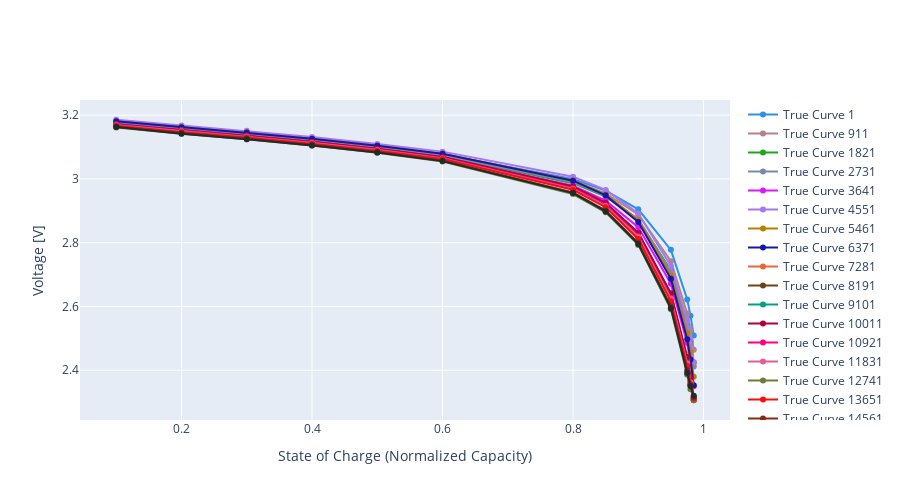

The code cell stored with this chart in its notebook:
### Code cell
skip = 70
print(REFERENCE_DISCHARGE_CAPACITIES)
pallete = plotly.colors.qualitative.Dark24*(len(datasets["X_train"])//batch_size)

fig = go.Figure()
for i in range(0, len(datasets["X_train"]), batch_size * skip):
    df_true = pd.DataFrame(datasets["y_test"][i : i + batch_size][:, 0, 0])
    fig.add_trace(
        go.Scatter(
            x=REFERENCE_DISCHARGE_CAPACITIES[window_length:-nf_steps],
            y=df_true[0].values*(VOLTAGE_MAX - VOLTAGE_MIN) + VOLTAGE_MIN,
            showlegend=True,
            mode="lines+markers",
            name = f"True Curve {i+1}",
            line_color=pallete[i//skip]
        )
    )

fig.update_yaxes(title="Voltage [V]")
fig.update_xaxes(title="State of Charge (Normalized Capacity)")
fig.update_layout(height=500)

### Figure 1 — Plotly figure (JSON) as saved in the notebook; plotly's stock layout.template omitted (floating-point values rounded to 4 significant figures)
{"data": [{"line": {"color": "#2E91E5"}, "mode": "lines+markers", "name": "True Curve 1", "showlegend": true, "type": "scatter", "x": [0.1, 0.2, 0.3, 0.4, 0.5, 0.6, 0.8, 0.85, 0.9, 0.95, 0.975, 0.98, 0.985, 0.99], "y": [3.175, 3.157, 3.141, 3.122, 3.101, 3.077, 3.0, 2.963, 2.905, 2.777, 2.622, 2.571, 2.509]}, {"line": {"color": "#B2828D"}, "mode": "lines+markers", "name": "True Curve 911", "showlegend": true, "type": "scatter", "x": [0.1, 0.2, 0.3, 0.4, 0.5, 0.6, 0.8, 0.85, 0.9, 0.95, 0.975, 0.98, 0.985, 0.99], "y": [3.177, 3.159, 3.142, 3.123, 3.1, 3.075, 2.993, 2.954, 2.889, 2.742, 2.578, 2.527, 2.464]}, {"line": {"color": "#1CA71C"}, "mode": "lines+markers", "name": "True Curve 1821", "showlegend": true, "type": "scatter", "x": [0.1, 0.2, 0.3, 0.4, 0.5, 0.6, 0.8, 0.85, 0.9, 0.95, 0.975, 0.98, 0.985, 0.99], "y": [3.174, 3.156, 3.14, 3.12, 3.097, 3.072, 2.987, 2.945, 2.872, 2.713, 2.543, 2.49, 2.424]}, {"line": {"color": "#778AAE"}, "mode": "lines+markers", "name": "True Curve 2731", "showlegend": true, "type": "scatter", "x": [0.1, 0.2, 0.3, 0.4, 0.5, 0.6, 0.8, 0.85, 0.9, 0.95, 0.975, 0.98, 0.985, 0.99], "y": [3.177, 3.158, 3.142, 3.122, 3.1, 3.074, 2.99, 2.948, 2.873, 2.708, 2.535, 2.481, 2.412]}, {"line": {"color": "#DA16FF"}, "mode": "lines+markers", "name": "True Curve 3641", "showlegend": true, "type": "scatter", "x": [0.1, 0.2, 0.3, 0.4, 0.5, 0.6, 0.8, 0.85, 0.9, 0.95, 0.975, 0.98, 0.985, 0.99], "y": [3.172, 3.154, 3.137, 3.117, 3.094, 3.068, 2.978, 2.932, 2.849, 2.672, 2.485, 2.425, 2.35]}, {"line": {"color": "#A777F1"}, "mode": "lines+markers", "name": "True Curve 4551", "showlegend": true, "type": "scatter", "x": [0.1, 0.2, 0.3, 0.4, 0.5, 0.6, 0.8, 0.85, 0.9, 0.95, 0.975, 0.98, 0.985, 0.99], "y": [3.186, 3.167, 3.151, 3.132, 3.11, 3.086, 3.007, 2.966, 2.891, 2.727, 2.553, 2.497, 2.425]}, {"line": {"color": "#B68100"}, "mode": "lines+markers", "name": "True Curve 5461", "showlegend": true, "type": "scatter", "x": [0.1, 0.2, 0.3, 0.4, 0.5, 0.6, 0.8, 0.85, 0.9, 0.95, 0.975, 0.98, 0.985, 0.99], "y": [3.181, 3.162, 3.146, 3.126, 3.104, 3.079, 2.996, 2.951, 2.871, 2.698, 2.516, 2.456, 2.38]}, {"line": {"color": "#1616A7"}, "mode": "lines+markers", "name": "True Curve 6371", "showlegend": true, "type": "scatter", "x": [0.1, 0.2, 0.3, 0.4, 0.5, 0.6, 0.8, 0.85, 0.9, 0.95, 0.975, 0.98, 0.985, 0.99], "y": [3.181, 3.162, 3.145, 3.126, 3.104, 3.079, 2.994, 2.948, 2.865, 2.687, 2.497, 2.434, 2.353]}, {"line": {"color": "#EB663B"}, "mode": "lines+markers", "name": "True Curve 7281", "showlegend": true, "type": "scatter", "x": [0.1, 0.2, 0.3, 0.4, 0.5, 0.6, 0.8, 0.85, 0.9, 0.95, 0.975, 0.98, 0.985, 0.99], "y": [3.17, 3.151, 3.135, 3.115, 3.092, 3.066, 2.972, 2.921, 2.829, 2.638, 2.435, 2.371, 2.31]}, {"line": {"color": "#6C4516"}, "mode": "lines+markers", "name": "True Curve 8191", "showlegend": true, "type": "scatter", "x": [0.1, 0.2, 0.3, 0.4, 0.5, 0.6, 0.8, 0.85, 0.9, 0.95, 0.975, 0.98, 0.985, 0.99], "y": [3.17, 3.152, 3.135, 3.116, 3.093, 3.067, 2.974, 2.922, 2.829, 2.637, 2.433, 2.368, 2.308]}, {"line": {"color": "#00A08B"}, "mode": "lines+markers", "name": "True Curve 9101", "showlegend": true, "type": "scatter", "x": [0.1, 0.2, 0.3, 0.4, 0.5, 0.6, 0.8, 0.85, 0.9, 0.95, 0.975, 0.98, 0.985, 0.99], "y": [3.171, 3.153, 3.135, 3.116, 3.093, 3.067, 2.973, 2.921, 2.826, 2.633, 2.427, 2.363, 2.306]}, {"line": {"color": "#AF0038"}, "mode": "lines+markers", "name": "True Curve 10011", "showlegend": true, "type": "scatter", "x": [0.1, 0.2, 0.3, 0.4, 0.5, 0.6, 0.8, 0.85, 0.9, 0.95, 0.975, 0.98, 0.985, 0.99], "y": [3.172, 3.153, 3.136, 3.117, 3.094, 3.069, 2.976, 2.925, 2.831, 2.641, 2.441, 2.377, 2.316]}, {"line": {"color": "#FC0080"}, "mode": "lines+markers", "name": "True Curve 10921", "showlegend": true, "type": "scatter", "x": [0.1, 0.2, 0.3, 0.4, 0.5, 0.6, 0.8, 0.85, 0.9, 0.95, 0.975, 0.98, 0.985, 0.99], "y": [3.169, 3.151, 3.134, 3.114, 3.092, 3.066, 2.971, 2.918, 2.821, 2.626, 2.42, 2.359, 2.306]}, {"line": {"color": "#E15F99"}, "mode": "lines+markers", "name": "True Curve 11831", "showlegend": true, "type": "scatter", "x": [0.1, 0.2, 0.3, 0.4, 0.5, 0.6, 0.8, 0.85, 0.9, 0.95, 0.975, 0.98, 0.985, 0.99], "y": [3.168, 3.149, 3.132, 3.113, 3.091, 3.064, 2.969, 2.915, 2.818, 2.624, 2.421, 2.361, 2.311]}, {"line": {"color": "#6C7C32"}, "mode": "lines+markers", "name": "True Curve 12741", "showlegend": true, "type": "scatter", "x": [0.1, 0.2, 0.3, 0.4, 0.5, 0.6, 0.8, 0.85, 0.9, 0.95, 0.975, 0.98, 0.985, 0.99], "y": [3.161, 3.142, 3.125, 3.105, 3.082, 3.054, 2.953, 2.895, 2.793, 2.591, 2.385, 2.34, 2.306]}, {"line": {"color": "#FB0D0D"}, "mode": "lines+markers", "name": "True Curve 13651", "showlegend": true, "type": "scatter", "x": [0.1, 0.2, 0.3, 0.4, 0.5, 0.6, 0.8, 0.85, 0.9, 0.95, 0.975, 0.98, 0.985, 0.99], "y": [3.167, 3.147, 3.13, 3.111, 3.088, 3.062, 2.966, 2.911, 2.812, 2.616, 2.413, 2.356, 2.311]}, {"line": {"color": "#862A16"}, "mode": "lines+markers", "name": "True Curve 14561", "showlegend": true, "type": "scatter", "x": [0.1, 0.2, 0.3, 0.4, 0.5, 0.6, 0.8, 0.85, 0.9, 0.95, 0.975, 0.98, 0.985, 0.99], "y": [3.164, 3.144, 3.126, 3.107, 3.084, 3.058, 2.958, 2.901, 2.799, 2.601, 2.399, 2.351, 2.315]}, {"line": {"color": "#222A2A"}, "mode": "lines+markers", "name": "True Curve 15471", "showlegend": true, "type": "scatter", "x": [0.1, 0.2, 0.3, 0.4, 0.5, 0.6, 0.8, 0.85, 0.9, 0.95, 0.975, 0.98, 0.985, 0.99], "y": [3.163, 3.142, 3.124, 3.105, 3.083, 3.056, 2.956, 2.898, 2.796, 2.595, 2.392, 2.35, 2.32]}, {"line": {"color": "#620042"}, "mode": "lines+markers", "name": "True Curve 16381", "showlegend": true, "type": "scatter", "x": [0.1, 0.2, 0.3, 0.4, 0.5, 0.6, 0.8, 0.85, 0.9, 0.95, 0.975, 0.98, 0.985, 0.99], "y": []}, {"line": {"color": "#750D86"}, "mode": "lines+markers", "name": "True Curve 17291", "showlegend": true, "type": "scatter", "x": [0.1, 0.2, 0.3, 0.4, 0.5, 0.6, 0.8, 0.85, 0.9, 0.95, 0.975, 0.98, 0.985, 0.99], "y": []}, {"line": {"color": "#DA60CA"}, "mode": "lines+markers", "name": "True Curve 18201", "showlegend": true, "type": "scatter", "x": [0.1, 0.2, 0.3, 0.4, 0.5, 0.6, 0.8, 0.85, 0.9, 0.95, 0.975, 0.98, 0.985, 0.99], "y": []}, {"line": {"color": "#511CFB"}, "mode": "lines+markers", "name": "True Curve 19111", "showlegend": true, "type": "scatter", "x": [0.1, 0.2, 0.3, 0.4, 0.5, 0.6, 0.8, 0.85, 0.9, 0.95, 0.975, 0.98, 0.985, 0.99], "y": []}, {"line": {"color": "#0D2A63"}, "mode": "lines+markers", "name": "True Curve 20021", "showlegend": true, "type": "scatter", "x": [0.1, 0.2, 0.3, 0.4, 0.5, 0.6, 0.8, 0.85, 0.9, 0.95, 0.975, 0.98, 0.985, 0.99], "y": []}, {"line": {"color": "#FB00D1"}, "mode": "lines+markers", "name": "True Curve 20931", "showlegend": true, "type": "scatter", "x": [0.1, 0.2, 0.3, 0.4, 0.5, 0.6, 0.8, 0.85, 0.9, 0.95, 0.975, 0.98, 0.985, 0.99], "y": []}, {"line": {"color": "#2E91E5"}, "mode": "lines+markers", "name": "True Curve 21841", "showlegend": true, "type": "scatter", "x": [0.1, 0.2, 0.3, 0.4, 0.5, 0.6, 0.8, 0.85, 0.9, 0.95, 0.975, 0.98, 0.985, 0.99], "y": []}, {"line": {"color": "#B2828D"}, "mode": "lines+markers", "name": "True Curve 22751", "showlegend": true, "type": "scatter", "x": [0.1, 0.2, 0.3, 0.4, 0.5, 0.6, 0.8, 0.85, 0.9, 0.95, 0.975, 0.98, 0.985, 0.99], "y": []}, {"line": {"color": "#1CA71C"}, "mode": "lines+markers", "name": "True Curve 23661", "showlegend": true, "type": "scatter", "x": [0.1, 0.2, 0.3, 0.4, 0.5, 0.6, 0.8, 0.85, 0.9, 0.95, 0.975, 0.98, 0.985, 0.99], "y": []}, {"line": {"color": "#778AAE"}, "mode": "lines+markers", "name": "True Curve 24571", "showlegend": true, "type": "scatter", "x": [0.1, 0.2, 0.3, 0.4, 0.5, 0.6, 0.8, 0.85, 0.9, 0.95, 0.975, 0.98, 0.985, 0.99], "y": []}, {"line": {"color": "#DA16FF"}, "mode": "lines+markers", "name": "True Curve 25481", "showlegend": true, "type": "scatter", "x": [0.1, 0.2, 0.3, 0.4, 0.5, 0.6, 0.8, 0.85, 0.9, 0.95, 0.975, 0.98, 0.985, 0.99], "y": []}, {"line": {"color": "#A777F1"}, "mode": "lines+markers", "name": "True Curve 26391", "showlegend": true, "type": "scatter", "x": [0.1, 0.2, 0.3, 0.4, 0.5, 0.6, 0.8, 0.85, 0.9, 0.95, 0.975, 0.98, 0.985, 0.99], "y": []}, {"line": {"color": "#B68100"}, "mode": "lines+markers", "name": "True Curve 27301", "showlegend": true, "type": "scatter", "x": [0.1, 0.2, 0.3, 0.4, 0.5, 0.6, 0.8, 0.85, 0.9, 0.95, 0.975, 0.98, 0.985, 0.99], "y": []}, {"line": {"color": "#1616A7"}, "mode": "lines+markers", "name": "True Curve 28211", "showlegend": true, "type": "scatter", "x": [0.1, 0.2, 0.3, 0.4, 0.5, 0.6, 0.8, 0.85, 0.9, 0.95, 0.975, 0.98, 0.985, 0.99], "y": []}, {"line": {"color": "#EB663B"}, "mode": "lines+markers", "name": "True Curve 29121", "showlegend": true, "type": "scatter", "x": [0.1, 0.2, 0.3, 0.4, 0.5, 0.6, 0.8, 0.85, 0.9, 0.95, 0.975, 0.98, 0.985, 0.99], "y": []}, {"line": {"color": "#6C4516"}, "mode": "lines+markers", "name": "True Curve 30031", "showlegend": true, "type": "scatter", "x": [0.1, 0.2, 0.3, 0.4, 0.5, 0.6, 0.8, 0.85, 0.9, 0.95, 0.975, 0.98, 0.985, 0.99], "y": []}, {"line": {"color": "#00A08B"}, "mode": "lines+markers", "name": "True Curve 30941", "showlegend": true, "type": "scatter", "x": [0.1, 0.2, 0.3, 0.4, 0.5, 0.6, 0.8, 0.85, 0.9, 0.95, 0.975, 0.98, 0.985, 0.99], "y": []}, {"line": {"color": "#AF0038"}, "mode": "lines+markers", "name": "True Curve 31851", "showlegend": true, "type": "scatter", "x": [0.1, 0.2, 0.3, 0.4, 0.5, 0.6, 0.8, 0.85, 0.9, 0.95, 0.975, 0.98, 0.985, 0.99], "y": []}, {"line": {"color": "#FC0080"}, "mode": "lines+markers", "name": "True Curve 32761", "showlegend": true, "type": "scatter", "x": [0.1, 0.2, 0.3, 0.4, 0.5, 0.6, 0.8, 0.85, 0.9, 0.95, 0.975, 0.98, 0.985, 0.99], "y": []}, {"line": {"color": "#E15F99"}, "mode": "lines+markers", "name": "True Curve 33671", "showlegend": true, "type": "scatter", "x": [0.1, 0.2, 0.3, 0.4, 0.5, 0.6, 0.8, 0.85, 0.9, 0.95, 0.975, 0.98, 0.985, 0.99], "y": []}, {"line": {"color": "#6C7C32"}, "mode": "lines+markers", "name": "True Curve 34581", "showlegend": true, "type": "scatter", "x": [0.1, 0.2, 0.3, 0.4, 0.5, 0.6, 0.8, 0.85, 0.9, 0.95, 0.975, 0.98, 0.985, 0.99], "y": []}, {"line": {"color": "#FB0D0D"}, "mode": "lines+markers", "name": "True Curve 35491", "showlegend": true, "type": "scatter", "x": [0.1, 0.2, 0.3, 0.4, 0.5, 0.6, 0.8, 0.85, 0.9, 0.95, 0.975, 0.98, 0.985, 0.99], "y": []}, {"line": {"color": "#862A16"}, "mode": "lines+markers", "name": "True Curve 36401", "showlegend": true, "type": "scatter", "x": [0.1, 0.2, 0.3, 0.4, 0.5, 0.6, 0.8, 0.85, 0.9, 0.95, 0.975, 0.98, 0.985, 0.99], "y": []}, {"line": {"color": "#222A2A"}, "mode": "lines+markers", "name": "True Curve 37311", "showlegend": true, "type": "scatter", "x": [0.1, 0.2, 0.3, 0.4, 0.5, 0.6, 0.8, 0.85, 0.9, 0.95, 0.975, 0.98, 0.985, 0.99], "y": []}, {"line": {"color": "#620042"}, "mode": "lines+markers", "name": "True Curve 38221", "showlegend": true, "type": "scatter", "x": [0.1, 0.2, 0.3, 0.4, 0.5, 0.6, 0.8, 0.85, 0.9, 0.95, 0.975, 0.98, 0.985, 0.99], "y": []}, {"line": {"color": "#750D86"}, "mode": "lines+markers", "name": "True Curve 39131", "showlegend": true, "type": "scatter", "x": [0.1, 0.2, 0.3, 0.4, 0.5, 0.6, 0.8, 0.85, 0.9, 0.95, 0.975, 0.98, 0.985, 0.99], "y": []}, {"line": {"color": "#DA60CA"}, "mode": "lines+markers", "name": "True Curve 40041", "showlegend": true, "type": "scatter", "x": [0.1, 0.2, 0.3, 0.4, 0.5, 0.6, 0.8, 0.85, 0.9, 0.95, 0.975, 0.98, 0.985, 0.99], "y": []}, {"line": {"color": "#511CFB"}, "mode": "lines+markers", "name": "True Curve 40951", "showlegend": true, "type": "scatter", "x": [0.1, 0.2, 0.3, 0.4, 0.5, 0.6, 0.8, 0.85, 0.9, 0.95, 0.975, 0.98, 0.985, 0.99], "y": []}, {"line": {"color": "#0D2A63"}, "mode": "lines+markers", "name": "True Curve 41861", "showlegend": true, "type": "scatter", "x": [0.1, 0.2, 0.3, 0.4, 0.5, 0.6, 0.8, 0.85, 0.9, 0.95, 0.975, 0.98, 0.985, 0.99], "y": []}, {"line": {"color": "#FB00D1"}, "mode": "lines+markers", "name": "True Curve 42771", "showlegend": true, "type": "scatter", "x": [0.1, 0.2, 0.3, 0.4, 0.5, 0.6, 0.8, 0.85, 0.9, 0.95, 0.975, 0.98, 0.985, 0.99], "y": []}, {"line": {"color": "#2E91E5"}, "mode": "lines+markers", "name": "True Curve 43681", "showlegend": true, "type": "scatter", "x": [0.1, 0.2, 0.3, 0.4, 0.5, 0.6, 0.8, 0.85, 0.9, 0.95, 0.975, 0.98, 0.985, 0.99], "y": []}, {"line": {"color": "#B2828D"}, "mode": "lines+markers", "name": "True Curve 44591", "showlegend": true, "type": "scatter", "x": [0.1, 0.2, 0.3, 0.4, 0.5, 0.6, 0.8, 0.85, 0.9, 0.95, 0.975, 0.98, 0.985, 0.99], "y": []}, {"line": {"color": "#1CA71C"}, "mode": "lines+markers", "name": "True Curve 45501", "showlegend": true, "type": "scatter", "x": [0.1, 0.2, 0.3, 0.4, 0.5, 0.6, 0.8, 0.85, 0.9, 0.95, 0.975, 0.98, 0.985, 0.99], "y": []}, {"line": {"color": "#778AAE"}, "mode": "lines+markers", "name": "True Curve 46411", "showlegend": true, "type": "scatter", "x": [0.1, 0.2, 0.3, 0.4, 0.5, 0.6, 0.8, 0.85, 0.9, 0.95, 0.975, 0.98, 0.985, 0.99], "y": []}, {"line": {"color": "#DA16FF"}, "mode": "lines+markers", "name": "True Curve 47321", "showlegend": true, "type": "scatter", "x": [0.1, 0.2, 0.3, 0.4, 0.5, 0.6, 0.8, 0.85, 0.9, 0.95, 0.975, 0.98, 0.985, 0.99], "y": []}, {"line": {"color": "#A777F1"}, "mode": "lines+markers", "name": "True Curve 48231", "showlegend": true, "type": "scatter", "x": [0.1, 0.2, 0.3, 0.4, 0.5, 0.6, 0.8, 0.85, 0.9, 0.95, 0.975, 0.98, 0.985, 0.99], "y": []}, {"line": {"color": "#B68100"}, "mode": "lines+markers", "name": "True Curve 49141", "showlegend": true, "type": "scatter", "x": [0.1, 0.2, 0.3, 0.4, 0.5, 0.6, 0.8, 0.85, 0.9, 0.95, 0.975, 0.98, 0.985, 0.99], "y": []}, {"line": {"color": "#1616A7"}, "mode": "lines+markers", "name": "True Curve 50051", "showlegend": true, "type": "scatter", "x": [0.1, 0.2, 0.3, 0.4, 0.5, 0.6, 0.8, 0.85, 0.9, 0.95, 0.975, 0.98, 0.985, 0.99], "y": []}, {"line": {"color": "#EB663B"}, "mode": "lines+markers", "name": "True Curve 50961", "showlegend": true, "type": "scatter", "x": [0.1, 0.2, 0.3, 0.4, 0.5, 0.6, 0.8, 0.85, 0.9, 0.95, 0.975, 0.98, 0.985, 0.99], "y": []}, {"line": {"color": "#6C4516"}, "mode": "lines+markers", "name": "True Curve 51871", "showlegend": true, "type": "scatter", "x": [0.1, 0.2, 0.3, 0.4, 0.5, 0.6, 0.8, 0.85, 0.9, 0.95, 0.975, 0.98, 0.985, 0.99], "y": []}, {"line": {"color": "#00A08B"}, "mode": "lines+markers", "name": "True Curve 52781", "showlegend": true, "type": "scatter", "x": [0.1, 0.2, 0.3, 0.4, 0.5, 0.6, 0.8, 0.85, 0.9, 0.95, 0.975, 0.98, 0.985, 0.99], "y": []}, {"line": {"color": "#AF0038"}, "mode": "lines+markers", "name": "True Curve 53691", "showlegend": true, "type": "scatter", "x": [0.1, 0.2, 0.3, 0.4, 0.5, 0.6, 0.8, 0.85, 0.9, 0.95, 0.975, 0.98, 0.985, 0.99], "y": []}, {"line": {"color": "#FC0080"}, "mode": "lines+markers", "name": "True Curve 54601", "showlegend": true, "type": "scatter", "x": [0.1, 0.2, 0.3, 0.4, 0.5, 0.6, 0.8, 0.85, 0.9, 0.95, 0.975, 0.98, 0.985, 0.99], "y": []}, {"line": {"color": "#E15F99"}, "mode": "lines+markers", "name": "True Curve 55511", "showlegend": true, "type": "scatter", "x": [0.1, 0.2, 0.3, 0.4, 0.5, 0.6, 0.8, 0.85, 0.9, 0.95, 0.975, 0.98, 0.985, 0.99], "y": []}, {"line": {"color": "#6C7C32"}, "mode": "lines+markers", "name": "True Curve 56421", "showlegend": true, "type": "scatter", "x": [0.1, 0.2, 0.3, 0.4, 0.5, 0.6, 0.8, 0.85, 0.9, 0.95, 0.975, 0.98, 0.985, 0.99], "y": []}, {"line": {"color": "#FB0D0D"}, "mode": "lines+markers", "name": "True Curve 57331", "showlegend": true, "type": "scatter", "x": [0.1, 0.2, 0.3, 0.4, 0.5, 0.6, 0.8, 0.85, 0.9, 0.95, 0.975, 0.98, 0.985, 0.99], "y": []}, {"line": {"color": "#862A16"}, "mode": "lines+markers", "name": "True Curve 58241", "showlegend": true, "type": "scatter", "x": [0.1, 0.2, 0.3, 0.4, 0.5, 0.6, 0.8, 0.85, 0.9, 0.95, 0.975, 0.98, 0.985, 0.99], "y": []}, {"line": {"color": "#222A2A"}, "mode": "lines+markers", "name": "True Curve 59151", "showlegend": true, "type": "scatter", "x": [0.1, 0.2, 0.3, 0.4, 0.5, 0.6, 0.8, 0.85, 0.9, 0.95, 0.975, 0.98, 0.985, 0.99], "y": []}, {"line": {"color": "#620042"}, "mode": "lines+markers", "name": "True Curve 60061", "showlegend": true, "type": "scatter", "x": [0.1, 0.2, 0.3, 0.4, 0.5, 0.6, 0.8, 0.85, 0.9, 0.95, 0.975, 0.98, 0.985, 0.99], "y": []}, {"line": {"color": "#750D86"}, "mode": "lines+markers", "name": "True Curve 60971", "showlegend": true, "type": "scatter", "x": [0.1, 0.2, 0.3, 0.4, 0.5, 0.6, 0.8, 0.85, 0.9, 0.95, 0.975, 0.98, 0.985, 0.99], "y": []}, {"line": {"color": "#DA60CA"}, "mode": "lines+markers", "name": "True Curve 61881", "showlegend": true, "type": "scatter", "x": [0.1, 0.2, 0.3, 0.4, 0.5, 0.6, 0.8, 0.85, 0.9, 0.95, 0.975, 0.98, 0.985, 0.99], "y": []}, {"line": {"color": "#511CFB"}, "mode": "lines+markers", "name": "True Curve 62791", "showlegend": true, "type": "scatter", "x": [0.1, 0.2, 0.3, 0.4, 0.5, 0.6, 0.8, 0.85, 0.9, 0.95, 0.975, 0.98, 0.985, 0.99], "y": []}, {"line": {"color": "#0D2A63"}, "mode": "lines+markers", "name": "True Curve 63701", "showlegend": true, "type": "scatter", "x": [0.1, 0.2, 0.3, 0.4, 0.5, 0.6, 0.8, 0.85, 0.9, 0.95, 0.975, 0.98, 0.985, 0.99], "y": []}], "layout": {"height": 500, "xaxis": {"title": {"text": "State of Charge (Normalized Capacity)"}}, "yaxis": {"title": {"text": "Voltage [V]"}}}}
